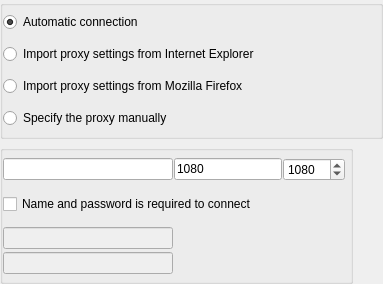
<?xml version="1.0" encoding="UTF-8"?>
<ui version="4.0">
 <class>ProxyOptionsWidget</class>
 <widget class="QWidget" name="ProxyOptionsWidget">
  <property name="geometry">
   <rect>
    <x>0</x>
    <y>0</y>
    <width>383</width>
    <height>284</height>
   </rect>
  </property>
  <layout class="QVBoxLayout" name="verticalLayout_2">
   <property name="margin">
    <number>0</number>
   </property>
   <item>
    <widget class="QGroupBox" name="groupBox">
     <property name="title">
      <string/>
     </property>
     <layout class="QVBoxLayout" name="verticalLayout_3">
      <property name="margin">
       <number>0</number>
      </property>
      <item>
       <widget class="QRadioButton" name="rdbAutoProxy">
        <property name="text">
         <string>Automatic connection</string>
        </property>
        <property name="checked">
         <bool>true</bool>
        </property>
       </widget>
      </item>
      <item>
       <widget class="QRadioButton" name="rdbExplorerProxy">
        <property name="text">
         <string>Import proxy settings from Internet Explorer</string>
        </property>
       </widget>
      </item>
      <item>
       <widget class="QRadioButton" name="rdbFireFoxProxy">
        <property name="text">
         <string>Import proxy settings from Mozilla Firefox</string>
        </property>
       </widget>
      </item>
      <item>
       <widget class="QRadioButton" name="rdbManualProxy">
        <property name="text">
         <string>Specify the proxy manually</string>
        </property>
       </widget>
      </item>
     </layout>
    </widget>
   </item>
   <item>
    <widget class="QGroupBox" name="gbManualProxySettings">
     <property name="sizePolicy">
      <sizepolicy hsizetype="Fixed" vsizetype="Preferred">
       <horstretch>0</horstretch>
       <verstretch>0</verstretch>
      </sizepolicy>
     </property>
     <property name="title">
      <string/>
     </property>
     <layout class="QVBoxLayout" name="verticalLayout">
      <property name="margin">
       <number>0</number>
      </property>
      <item>
       <layout class="QHBoxLayout" name="horizontalLayout">
        <property name="spacing">
         <number>1</number>
        </property>
        <item>
         <widget class="QLineEdit" name="lneProxyHost">
          <property name="sizePolicy">
           <sizepolicy hsizetype="Fixed" vsizetype="Fixed">
            <horstretch>0</horstretch>
            <verstretch>0</verstretch>
           </sizepolicy>
          </property>
          <property name="minimumSize">
           <size>
            <width>170</width>
            <height>0</height>
           </size>
          </property>
         </widget>
        </item>
        <item>
         <widget class="QLineEdit" name="lneProxyPort">
          <property name="text">
           <string notr="true">1080</string>
          </property>
         </widget>
        </item>
        <item>
         <widget class="QSpinBox" name="spbProxyPort">
          <property name="sizePolicy">
           <sizepolicy hsizetype="Fixed" vsizetype="Fixed">
            <horstretch>0</horstretch>
            <verstretch>0</verstretch>
           </sizepolicy>
          </property>
          <property name="minimumSize">
           <size>
            <width>62</width>
            <height>0</height>
           </size>
          </property>
          <property name="maximumSize">
           <size>
            <width>62</width>
            <height>16777215</height>
           </size>
          </property>
          <property name="maximum">
           <number>65535</number>
          </property>
          <property name="value">
           <number>1080</number>
          </property>
         </widget>
        </item>
        <item>
         <spacer name="horizontalSpacer">
          <property name="orientation">
           <enum>Qt::Horizontal</enum>
          </property>
          <property name="sizeHint" stdset="0">
           <size>
            <width>5</width>
            <height>20</height>
           </size>
          </property>
         </spacer>
        </item>
       </layout>
      </item>
      <item>
       <widget class="QCheckBox" name="chbProxyUserPassword">
        <property name="text">
         <string>Name and password is required to connect</string>
        </property>
       </widget>
      </item>
      <item>
       <layout class="QVBoxLayout" name="verticalLayout_4">
        <property name="spacing">
         <number>3</number>
        </property>
        <item>
         <widget class="QLineEdit" name="lneProxyUser">
          <property name="enabled">
           <bool>false</bool>
          </property>
          <property name="sizePolicy">
           <sizepolicy hsizetype="Fixed" vsizetype="Fixed">
            <horstretch>0</horstretch>
            <verstretch>0</verstretch>
           </sizepolicy>
          </property>
          <property name="minimumSize">
           <size>
            <width>170</width>
            <height>0</height>
           </size>
          </property>
         </widget>
        </item>
        <item>
         <widget class="QLineEdit" name="lneProxyPassword">
          <property name="enabled">
           <bool>false</bool>
          </property>
          <property name="sizePolicy">
           <sizepolicy hsizetype="Fixed" vsizetype="Fixed">
            <horstretch>0</horstretch>
            <verstretch>0</verstretch>
           </sizepolicy>
          </property>
          <property name="minimumSize">
           <size>
            <width>170</width>
            <height>0</height>
           </size>
          </property>
          <property name="echoMode">
           <enum>QLineEdit::Password</enum>
          </property>
         </widget>
        </item>
       </layout>
      </item>
     </layout>
    </widget>
   </item>
  </layout>
 </widget>
 <tabstops>
  <tabstop>lneProxyHost</tabstop>
  <tabstop>spbProxyPort</tabstop>
  <tabstop>chbProxyUserPassword</tabstop>
 </tabstops>
 <resources/>
 <connections>
  <connection>
   <sender>chbProxyUserPassword</sender>
   <signal>toggled(bool)</signal>
   <receiver>lneProxyUser</receiver>
   <slot>setEnabled(bool)</slot>
   <hints>
    <hint type="sourcelabel">
     <x>186</x>
     <y>229</y>
    </hint>
    <hint type="destinationlabel">
     <x>171</x>
     <y>255</y>
    </hint>
   </hints>
  </connection>
  <connection>
   <sender>chbProxyUserPassword</sender>
   <signal>toggled(bool)</signal>
   <receiver>lneProxyPassword</receiver>
   <slot>setEnabled(bool)</slot>
   <hints>
    <hint type="sourcelabel">
     <x>233</x>
     <y>229</y>
    </hint>
    <hint type="destinationlabel">
     <x>171</x>
     <y>281</y>
    </hint>
   </hints>
  </connection>
  <connection>
   <sender>rdbManualProxy</sender>
   <signal>toggled(bool)</signal>
   <receiver>gbManualProxySettings</receiver>
   <slot>setEnabled(bool)</slot>
   <hints>
    <hint type="sourcelabel">
     <x>87</x>
     <y>117</y>
    </hint>
    <hint type="destinationlabel">
     <x>211</x>
     <y>148</y>
    </hint>
   </hints>
  </connection>
 </connections>
</ui>
